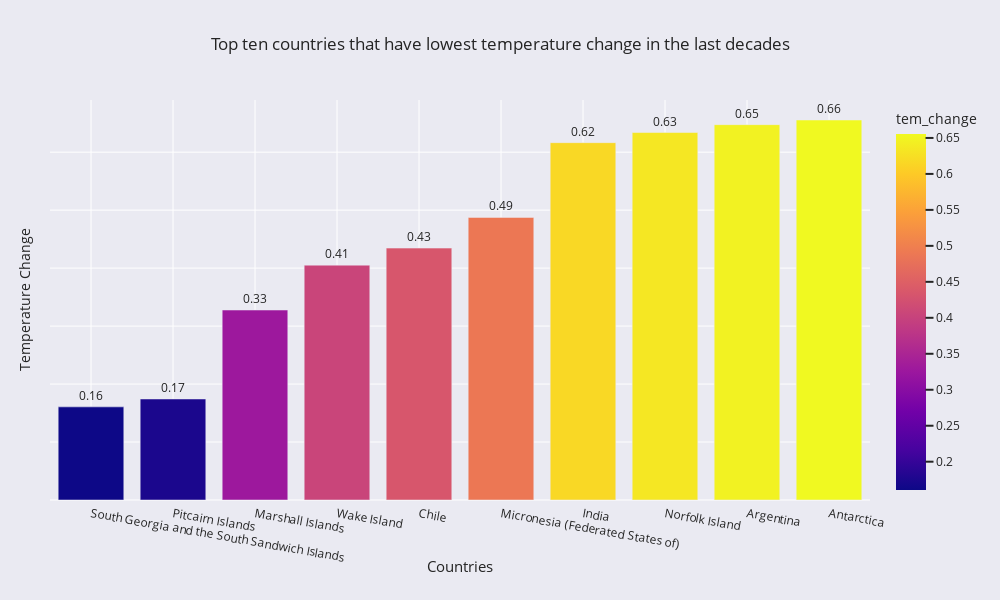

The notebook cell saved with this chart:
### Code cell
import plotly.express as px

df_c = df.copy()
df_c.set_index("year", inplace=True)
df_c = df_c.loc[['2010','2011','2012','2013','2014','2015','2016','2017','2018','2019']]
df_c.reset_index(inplace=True)

df_c = df_c.groupby(['Country Name']).agg({'tem_change': 'mean'})
df_c.reset_index(inplace=True)
df_c = df_c.sort_values(by=['tem_change'], ascending=True).head(10)

fig = px.bar(df_c, x="Country Name", y='tem_change', text='tem_change', color='tem_change',
             title="Top ten countries that have lowest temperature change in the last decades")
fig.update_traces(texttemplate='%{text:.2f}', textposition='outside')

fig.update_layout(
    autosize=False,
    width=1000,
    height=600,
    margin=dict(l=50, r=50, b=100, t=100, pad=4),
    template='seaborn',
    paper_bgcolor="rgb(234, 234, 242)",
    legend=dict(orientation="v", yanchor="bottom", y=0.3, xanchor="left", x=1.02))

fig.update_xaxes(
    tickangle=10,
    title_text="Countries",
    title_font={"size": 15},
    title_standoff=0)

fig.update_yaxes(showticklabels=False, title='Temperature Change')

fig.show()

### Figure 1 — Plotly figure (JSON) as saved in the notebook; plotly's stock layout.template omitted (floating-point values rounded to 4 significant figures)
{"data": [{"alignmentgroup": "True", "hovertemplate": "Country Name=%{x}<br>tem_change=%{marker.color}<extra></extra>", "legendgroup": "", "marker": {"color": [0.1607, 0.1742, 0.3277, 0.4051, 0.4345, 0.4874, 0.6164, 0.6339, 0.6474, 0.6555], "coloraxis": "coloraxis", "pattern": {"shape": ""}}, "name": "", "offsetgroup": "", "orientation": "v", "showlegend": false, "text": [0.1607, 0.1742, 0.3277, 0.4051, 0.4345, 0.4874, 0.6164, 0.6339, 0.6474, 0.6555], "textposition": "outside", "x": ["South Georgia and the South Sandwich Islands", "Pitcairn Islands", "Marshall Islands", "Wake Island", "Chile", "Micronesia (Federated States of)", "India", "Norfolk Island", "Argentina", "Antarctica"], "xaxis": "x", "y": [0.1607, 0.1742, 0.3277, 0.4051, 0.4345, 0.4874, 0.6164, 0.6339, 0.6474, 0.6555], "yaxis": "y", "type": "bar", "texttemplate": "%{text:.2f}"}], "layout": {"xaxis": {"anchor": "y", "domain": [0, 1], "title": {"text": "Countries", "font": {"size": 15}, "standoff": 0}, "tickangle": 10}, "yaxis": {"anchor": "x", "domain": [0, 1], "title": {"text": "Temperature Change"}, "showticklabels": false}, "coloraxis": {"colorbar": {"title": {"text": "tem_change"}}, "colorscale": [[0, "#0d0887"], [0.1111, "#46039f"], [0.2222, "#7201a8"], [0.3333, "#9c179e"], [0.4444, "#bd3786"], [0.5556, "#d8576b"], [0.6667, "#ed7953"], [0.7778, "#fb9f3a"], [0.8889, "#fdca26"], [1, "#f0f921"]]}, "legend": {"tracegroupgap": 0, "orientation": "v", "yanchor": "bottom", "y": 0.3, "xanchor": "left", "x": 1.02}, "title": {"text": "Top ten countries that have lowest temperature change in the last decades"}, "barmode": "relative", "margin": {"l": 50, "r": 50, "b": 100, "t": 100, "pad": 4}, "autosize": false, "width": 1000, "height": 600, "paper_bgcolor": "rgb(234, 234, 242)"}}
